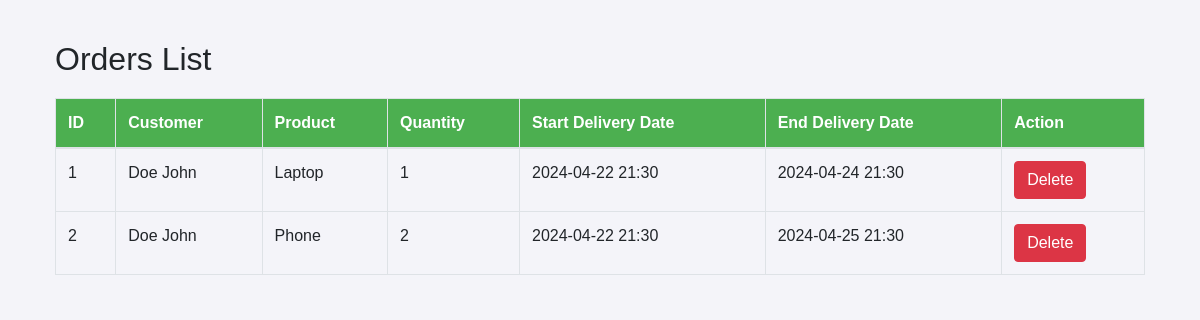
The page /orders on the database as committed earlier.
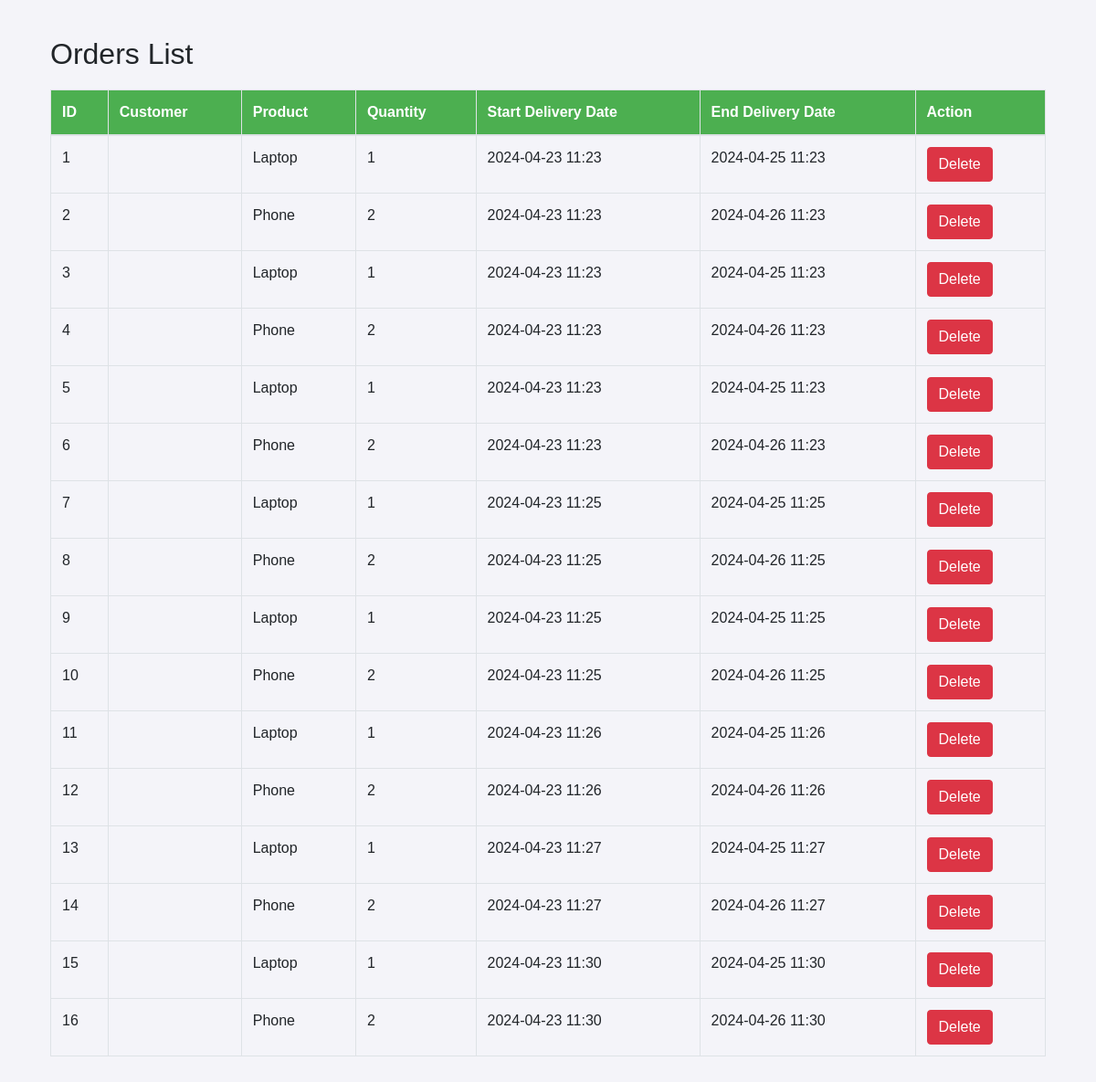
The same page on the database as committed later.
### app/models/order.py (models this page shows)
class Order(db.Model):
    __tablename__ = 'orders'
    id = db.Column(db.Integer, primary_key=True)
    product_id = db.Column(db.Integer, db.ForeignKey('products.id'))
    product = db.relationship('Product', backref='orders')
    customer_id = db.Column(db.Integer, db.ForeignKey('customers.id'))
    customer = db.relationship('Customer', back_populates='orders')
    quantity = db.Column(db.Integer, nullable=False)
    start_delivery_date = db.Column(db.DateTime, nullable=False)
    end_delivery_date = db.Column(db.DateTime, nullable=False)
    order_weight = db.Column(db.Float, nullable=True)

### app/models/customer.py (models this page shows)
class Customer(db.Model):
    __tablename__ = 'customers'
    id = db.Column(db.Integer, primary_key=True)
    nom = db.Column(db.String)
    prenom = db.Column(db.String)
    address = db.relationship(
        'Address', back_populates='customer', uselist=False)
    telephone = db.Column(db.String)
    orders = db.relationship('Order', back_populates='customer', overlaps="orders")

### app/models/product.py (models this page shows)
class Product(db.Model):
    __tablename__ = 'products'  # Correct table name used in ForeignKey reference
    id = db.Column(db.Integer, primary_key=True)
    nom = db.Column(db.String, nullable=False)
    description = db.Column(db.String)
    price = db.Column(db.Float, nullable=False)
    weight = db.Column(db.Float, nullable=False) # Weight of the product in kg

### app/routes/order.py (the view)
@order_bp.route('/orders', methods=['GET'])
def list_orders():
    orders = Order.query.all()
    return render_template('orders/list_orders.html', orders=orders)

### app/templates/orders/list_orders.html (shortened to what this page needs)
{% extends "base.html" %}
{% block content %}
<div class="container">
    <h2>Orders List</h2>
    <table class="table table-bordered">
        <thead>
            <tr>
                <th>ID</th>
                <th>Customer</th>
                <th>Product</th>
                <th>Quantity</th>
                <th>Start Delivery Date</th>
                <th>End Delivery Date</th>
                <th>Action</th>
            </tr>
        </thead>
        <tbody>
            {% for order in orders %}
            <tr>
                <td>{{ order.id }}</td>
                <td>{{ order.customer.nom }} {{ order.customer.prenom }}</td>
                <td>{{ order.product.nom }}</td>
                <td>{{ order.quantity }}</td>
                <td>{{ order.start_delivery_date.strftime('%Y-%m-%d %H:%M') }}</td>
                <td>{{ order.end_delivery_date.strftime('%Y-%m-%d %H:%M') }}</td>
                <td>
                    <form action="{{ url_for('order.delete_order', id=order.id) }}" method="POST" style="display:inline;">
                        <button type="submit" class="btn btn-danger">Delete</button>
                    </form>
                </td>
            </tr>
            {% endfor %}
        </tbody>
    </table>
</div>
{% endblock %}

Rows that differ between the two databases and show on the page:
changed Order id 1: start_delivery_date "2024-04-22 21:30" → "2024-04-23 11:23"; end_delivery_date "2024-04-24 21:30" → "2024-04-25 11:23"; customer.nom "Doe" → (not shown); customer.prenom "John" → (not shown)
changed Order id 2: start_delivery_date "2024-04-22 21:30" → "2024-04-23 11:23"; end_delivery_date "2024-04-25 21:30" → "2024-04-26 11:23"; customer.nom "Doe" → (not shown); customer.prenom "John" → (not shown)
added Order: id "3", product.nom "Laptop", quantity "1", start_delivery_date "2024-04-23 11:23", end_delivery_date "2024-04-25 11:23"
added Order: id "4", product.nom "Phone", quantity "2", start_delivery_date "2024-04-23 11:23", end_delivery_date "2024-04-26 11:23"
added Order: id "5", product.nom "Laptop", quantity "1", start_delivery_date "2024-04-23 11:23", end_delivery_date "2024-04-25 11:23"
added Order: id "6", product.nom "Phone", quantity "2", start_delivery_date "2024-04-23 11:23", end_delivery_date "2024-04-26 11:23"
added Order: id "7", product.nom "Laptop", quantity "1", start_delivery_date "2024-04-23 11:25", end_delivery_date "2024-04-25 11:25"
added Order: id "8", product.nom "Phone", quantity "2", start_delivery_date "2024-04-23 11:25", end_delivery_date "2024-04-26 11:25"
added Order: id "9", product.nom "Laptop", quantity "1", start_delivery_date "2024-04-23 11:25", end_delivery_date "2024-04-25 11:25"
added Order: id "10", product.nom "Phone", quantity "2", start_delivery_date "2024-04-23 11:25", end_delivery_date "2024-04-26 11:25"
added Order: id "11", product.nom "Laptop", quantity "1", start_delivery_date "2024-04-23 11:26", end_delivery_date "2024-04-25 11:26"
added Order: id "12", product.nom "Phone", quantity "2", start_delivery_date "2024-04-23 11:26", end_delivery_date "2024-04-26 11:26"
added Order: id "13", product.nom "Laptop", quantity "1", start_delivery_date "2024-04-23 11:27", end_delivery_date "2024-04-25 11:27"
added Order: id "14", product.nom "Phone", quantity "2", start_delivery_date "2024-04-23 11:27", end_delivery_date "2024-04-26 11:27"
added Order: id "15", product.nom "Laptop", quantity "1", start_delivery_date "2024-04-23 11:30", end_delivery_date "2024-04-25 11:30"
added Order: id "16", product.nom "Phone", quantity "2", start_delivery_date "2024-04-23 11:30", end_delivery_date "2024-04-26 11:30"
